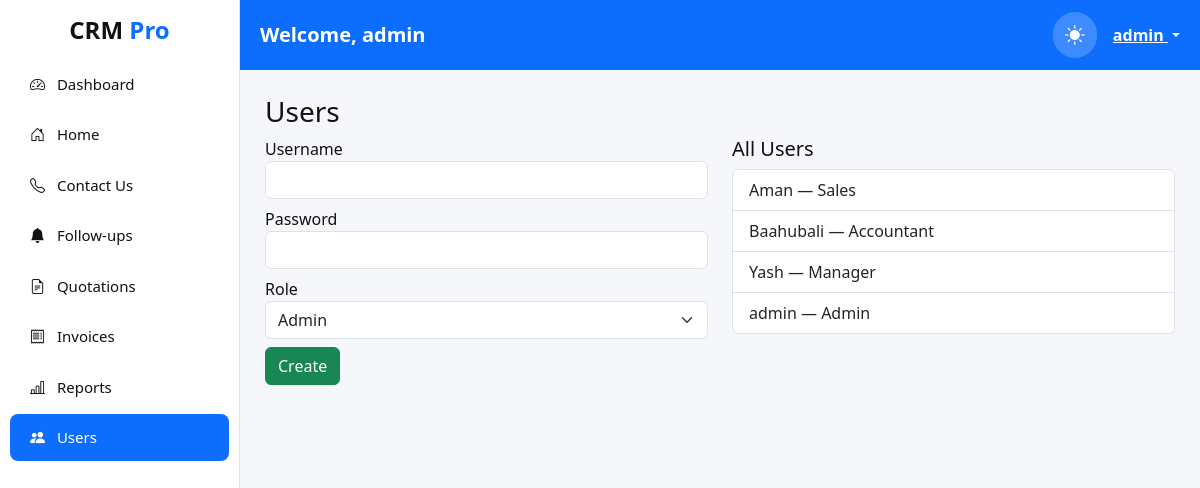
Screenshot of /users (signed in) with the database file from the repository.
### app/models.py (models this page shows, shortened)
class User(UserMixin, db.Model):
    id = db.Column(db.Integer, primary_key=True)
    username = db.Column(db.String(80), unique=True, nullable=False)
    password_hash = db.Column(db.String(128), nullable=False)
    role = db.Column(db.String(30), default=RoleEnum.Sales.value)

### app/routes.py (the view, shortened to what this page needs)
@app.route("/users", methods=["GET","POST"])
@login_required
@role_required("Admin")
def users():
    form = UserCreateForm()
    all_users = User.query.order_by(User.username).all()
    return render_template("users.html", users=all_users, form=form)

### app/forms.py
class UserCreateForm(FlaskForm):
    username = StringField("Username", validators=[DataRequired(), Length(min=3)])
    password = PasswordField("Password", validators=[DataRequired(), Length(min=6)])
    role = SelectField("Role", choices=[("Admin","Admin"),("Sales","Sales"),("Manager","Manager"),("Accountant","Accountant")])
    submit = SubmitField("Create")

### app/__init__.py (called while the page is built)
def create_app():
    app = Flask(__name__, template_folder="templates", static_folder="static")
    from datetime import datetime
    @app.context_processor
    def inject_now():
        return {'current_year': datetime.now().year}
    app.config.from_object(Config)
    app.url_map.strict_slashes = False
    db.init_app(app)
    login_manager.init_app(app)
    with app.app_context():
        from . import routes, models
        db.create_all()
    return app

### app/models.py (called while the page is built)
@login_manager.user_loader
def load_user(user_id):
    return User.query.get(int(user_id))

### app/utils.py (called while the page is built)
def role_required(*roles):
    def wrapper(fn):
        @wraps(fn)
        def decorated_view(*args, **kwargs):
            if not current_user.is_authenticated:
                abort(401)
            if current_user.role not in roles and current_user.role != "Admin":
                abort(403)
            return fn(*args, **kwargs)
        return decorated_view
    return wrapper

### app/templates/users.html (shortened to what this page needs)
{% extends "base.html" %}
{% block content %}
<h3>Users</h3>
<div class="row">
  <div class="col-md-6">
    <form method="POST">
      <div class="mb-2">{{ form.username.label }} {{ form.username(class="form-control") }}</div>
      <div class="mb-2">{{ form.password.label }} {{ form.password(class="form-control") }}</div>
      <div class="mb-2">{{ form.role.label }} {{ form.role(class="form-select") }}</div>
      {{ form.submit(class="btn btn-success") }}
    </form>
  </div>
  <div class="col-md-6">
    <h5>All Users</h5>
    <ul class="list-group">
      {% for u in users %}
      <li class="list-group-item">{{ u.username }} — {{ u.role }}</li>
      {% endfor %}
    </ul>
  </div>
</div>
{% endblock %}

### app/templates/base.html (shortened to what this page needs)
<!DOCTYPE html>
<html lang="en" data-theme="light">
<head>
    <link href="https://cdn.jsdelivr.net/npm/bootstrap@5.3.3/dist/css/bootstrap.min.css" rel="stylesheet">
    <link href="https://cdn.jsdelivr.net/npm/bootstrap-icons@1.11.1/font/bootstrap-icons.css" rel="stylesheet">
</head>
<body>
<div class="sidebar">
    <h4 class="text-center fw-bold mb-3" style="color: var(--sidebar-text);">
        CRM <span class="text-primary">Pro</span>
    </h4>
    <a class="{% if request.path == '/dashboard' %}active{% endif %}" href="{{ url_for('dashboard') }}">
        <i class="bi bi-speedometer2 me-2"></i> Dashboard
    </a>
    <a class="{% if request.path == '/' %}active{% endif %}" href="{{ url_for('home') }}">
        <i class="bi bi-house-door me-2"></i> Home
    </a>
    <a class="{% if '/contact' in request.path %}active{% endif %}" href="{{ url_for('contact') }}">
    <i class="bi bi-telephone me-2"></i> Contact Us
</a>
    {% if current_user.role in ["Admin", "Sales"] %}
    <a class="{% if '/followups' in request.path %}active{% endif %}" href="{{ url_for('followups') }}">
        <i class="bi bi-bell-fill me-2"></i> Follow-ups
    </a>
    {% endif %}
    {% if current_user.role in ["Admin", "Sales", "Manager"] %}
    <a class="{% if '/quotations' in request.path %}active{% endif %}" href="{{ url_for('quotations') }}">
        <i class="bi bi-file-earmark-text me-2"></i> Quotations
    </a>
    {% endif %}
    {% if current_user.role in ["Admin", "Accountant", "Manager"] %}
    <a class="{% if '/invoices' in request.path %}active{% endif %}" href="{{ url_for('invoices') }}">
        <i class="bi bi-receipt me-2"></i> Invoices
    </a>
    {% endif %}
    {% if current_user.role in ["Admin", "Manager"] %}
    <a class="{% if '/reports' in request.path %}active{% endif %}" href="{{ url_for('reports') }}">
        <i class="bi bi-bar-chart-line me-2"></i> Reports
    </a>
    {% endif %}
    {% if current_user.role == "Admin" %}
    <a class="{% if '/users' in request.path %}active{% endif %}" href="{{ url_for('users') }}">
        <i class="bi bi-people-fill me-2"></i> Users
    </a>
    {% endif %}
</div>
<div class="topnav">
    <div class="fw-bold fs-5">Welcome, {{ current_user.username }}</div>
    <div class="d-flex align-items-center gap-3">
        <i class="bi bi-moon-stars-fill theme-toggle" id="themeBtn"></i>
        <div class="dropdown">
            <a class="text-white fw-semibold dropdown-toggle" data-bs-toggle="dropdown" href="#">
                {{ current_user.username }}
            </a>
        </div>
    </div>
</div>
<div class="content">
    {% block content %}
    {% endblock %}
</div>
</body>
</html>

### app/templates/base.html (style rules this page uses)
:root { --bg: #f5f7fb; --card: #ffffff; --text: #111; --nav: #0d6efd; --sidebar: #ffffff; --sidebar-text: #111; --border-color: #e1e1e1; }
body { background: var(--bg); color: var(--text); transition: 0.3s ease; }
.sidebar { width: 240px; height: 100vh; position: fixed; background: var(--sidebar); border-right: 1px solid var(--border-color); padding-top: 1rem; transition: 0.3s; }
.sidebar a { color: var(--sidebar-text); padding: 12px 20px; display: block; font-size: 15px; border-radius: 8px; margin: 4px 10px; text-decoration: none; }
.sidebar a.active { background: #0d6efd; color: #fff; }
.topnav { margin-left: 240px; background: var(--nav); padding: 12px 20px; color: white; display: flex; justify-content: space-between; align-items: center; }
.content { margin-left: 240px; padding: 25px; }
.theme-toggle { cursor: pointer; font-size: 20px; padding: 8px 12px; border-radius: 100px; background: rgba(255,255,255,0.2); }

### rows the page displays
User: username "admin", role "Admin"
User: username "Aman", role "Sales"
User: username "Baahubali", role "Accountant"
User: username "Yash", role "Manager"
